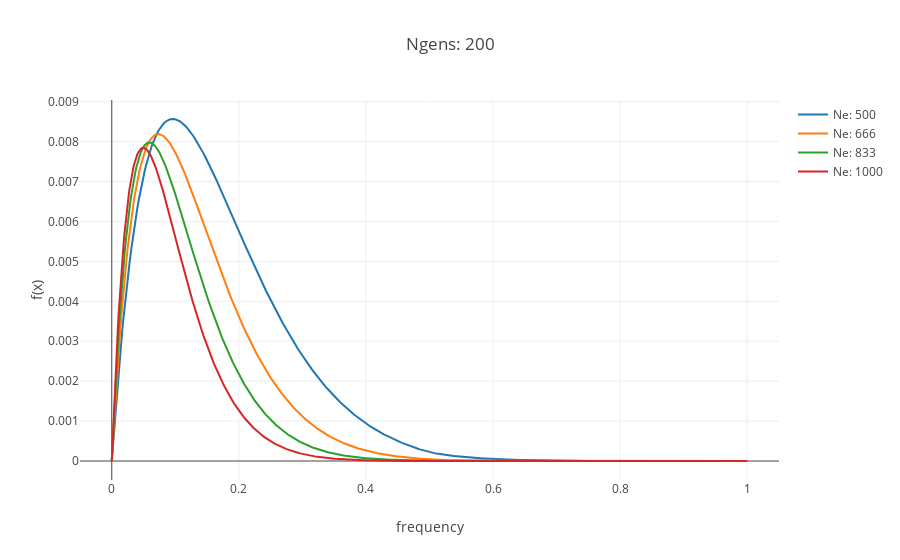

The cell this chart's notebook holds for it:
### Code cell
fig= [go.Scatter(
    x= np.linspace(0,1,g.shape[1]),
    y= g[0],
    name= 'Ne: ' + str(Ne)
) for Ne,g in unif_example.items()]

layout= go.Layout(
    title= 'Ngens: {}'.format(branch_len),
    xaxis= dict(
        title= 'frequency',
        range= [-0.05,1.05]
    ),
    yaxis= dict(
    title= 'f(x)'
    )
)
figure= go.Figure(data= fig,layout= layout)
iplot(figure)

### Figure 1 — Plotly figure (JSON) as saved in the notebook; plotly's stock layout.template omitted (floating-point values rounded to 4 significant figures; data arrays with more than 128 entries replaced by an {"elided": "..."} marker saying what was removed)
{"data": [{"name": "Ne: 500", "type": "scatter", "uid": "6b0564a6-121a-4756-9e25-e1fc1b43dc87", "x": {"elided": "500 float values"}, "y": {"elided": "500 float values"}}, {"name": "Ne: 666", "type": "scatter", "uid": "baf7e9e1-ec65-4f8c-8f83-c9bac05fd2e7", "x": {"elided": "666 float values"}, "y": {"elided": "666 float values"}}, {"name": "Ne: 833", "type": "scatter", "uid": "59313a34-bffd-4c6b-8678-bc26213128ad", "x": {"elided": "833 float values"}, "y": {"elided": "833 float values"}}, {"name": "Ne: 1000", "type": "scatter", "uid": "f8d0517e-eab7-4966-a9a3-5a35070d2b01", "x": {"elided": "1000 float values"}, "y": {"elided": "1000 float values"}}], "layout": {"title": {"text": "Ngens: 200"}, "xaxis": {"range": [-0.05, 1.05], "title": {"text": "frequency"}}, "yaxis": {"title": {"text": "f(x)"}}}}
